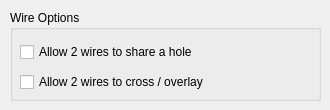
<?xml version="1.0" encoding="UTF-8"?>
<ui version="4.0">
 <class>WireDialog</class>
 <widget class="QDialog" name="WireDialog">
  <property name="geometry">
   <rect>
    <x>0</x>
    <y>0</y>
    <width>330</width>
    <height>110</height>
   </rect>
  </property>
  <property name="minimumSize">
   <size>
    <width>330</width>
    <height>110</height>
   </size>
  </property>
  <property name="maximumSize">
   <size>
    <width>330</width>
    <height>110</height>
   </size>
  </property>
  <property name="windowTitle">
   <string>Wire Options</string>
  </property>
  <widget class="QGroupBox" name="groupBox">
   <property name="geometry">
    <rect>
     <x>10</x>
     <y>10</y>
     <width>311</width>
     <height>91</height>
    </rect>
   </property>
   <property name="title">
    <string>Wire Options</string>
   </property>
   <widget class="QCheckBox" name="checkBox_share">
    <property name="geometry">
     <rect>
      <x>10</x>
      <y>30</y>
      <width>291</width>
      <height>24</height>
     </rect>
    </property>
    <property name="mouseTracking">
     <bool>false</bool>
    </property>
    <property name="focusPolicy">
     <enum>Qt::NoFocus</enum>
    </property>
    <property name="toolTip">
     <string/>
    </property>
    <property name="text">
     <string>Allow 2 wires to share a hole</string>
    </property>
   </widget>
   <widget class="QCheckBox" name="checkBox_cross">
    <property name="geometry">
     <rect>
      <x>10</x>
      <y>60</y>
      <width>291</width>
      <height>24</height>
     </rect>
    </property>
    <property name="mouseTracking">
     <bool>false</bool>
    </property>
    <property name="focusPolicy">
     <enum>Qt::NoFocus</enum>
    </property>
    <property name="toolTip">
     <string/>
    </property>
    <property name="text">
     <string>Allow 2 wires to cross / overlay</string>
    </property>
   </widget>
  </widget>
 </widget>
 <resources/>
 <connections/>
</ui>
